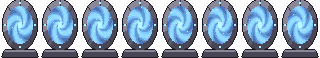
#> input picture content/tactics/base/ambient/interactive/portal_arcane.png, 320 x 58 px
$ python -i iso.py   (imports and definitions only)
#> lines starting #> are read from the running program, lines starting #| are printed output that depends on the picture
#> further down, picture is the input picture: PIL image 320x58 RGBA; mean R, G, B, A 77.4, 97.8, 120.9, 193.9
"""A small isometric renderer for previewing terrain as the game will show it: block tiles with textured tops and
sides, overhanging lips, ground decals and sprites standing on tiles.

It mirrors the 3D map's conventions: textures are world-aligned (a 128 px texture spans 4 tiles), tops are sampled
by world (U, V), sides by distance along the edge and depth below the top. It's a preview tool, not the game's
renderer: the game draws the same textures on real 3D blocks with real lighting.

Projection, in texel units (one tile = 32 texels, one height step = 16 texels):
    screen x = (U - V) + ox
    screen y = (U + V) / 2 - z + oy
"""
from __future__ import annotations

from dataclasses import dataclass, field

import numpy as np
from PIL import Image, ImageFilter

TILE = 32
STEP = 16
TEX = 128


@dataclass
class Cell:
    h: int                                   # height in steps (16 texels each); 0 = ground level
    top: np.ndarray                          # RGBA texture, TEX x TEX
    side: np.ndarray                         # RGBA texture, TEX wide x 32 tall (one tile of depth)
    lip: np.ndarray | None = None            # RGBA overlay at the top of the sides (TEX wide)
    decal: np.ndarray | None = None          # RGBA 32x32, drawn on the top in tile-local UV
    sink: int = 0                            # texels to lower the top (water sits below the bank)


@dataclass
class Sprite:
    image: Image.Image
    anchor: tuple[int, int]
    i: float
    j: float
    scale: int = 2
    shadow: bool = True
    z: float | None = None                   # fixed height in texels (projectiles in flight); default: the tile top


@dataclass
class Scene:
    w: int
    d: int
    cells: dict[tuple[int, int], Cell] = field(default_factory=dict)
    sprites: list[Sprite] = field(default_factory=list)

    def top_z(self, i: int, j: int) -> int:
        c = self.cells.get((i, j))
        return 0 if c is None else c.h * STEP - c.sink


def _arr(img: Image.Image) -> np.ndarray:
    return np.asarray(img.convert("RGBA")).astype(np.float32)


# [114 lines left out: functions render, _draw_sprite, not called in this run]


def finish(img: Image.Image, *, zoom: int = 2, bloom: float = 0.18, vignette: float = 0.35) -> Image.Image:
    """HD-2D-ish post: soft bloom on bright areas and a vignette, then a nearest-neighbour upscale."""
#> called with zoom = 2, bloom = 0.18, vignette = 0.35
    base = img.convert("RGB")
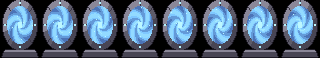
#> base: PIL image 320x58 RGB; mean R, G, B 77.4, 97.8, 120.9
    if bloom:
        bright = base.point(lambda v: max(0, v - 205) * 4)
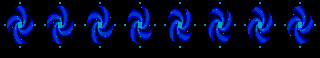
#> bright: PIL image 320x58 RGB; mean R, G, B 0, 9.3, 45.8
        glow = bright.filter(ImageFilter.GaussianBlur(6))
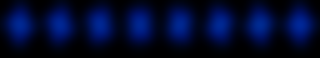
#> glow: PIL image 320x58 RGB; mean R, G, B 0, 9.1, 45.4
        arr = np.asarray(base).astype(np.float32) + np.asarray(glow).astype(np.float32) * bloom
        base = Image.fromarray(arr.clip(0, 255).astype(np.uint8))
    if vignette:
        w, h = base.size
#> w = 320; h = 58
        ys, xs = np.mgrid[0:h, 0:w]
        d = np.sqrt(((xs - w / 2) / (w / 2)) ** 2 + ((ys - h / 2) / (h / 2)) ** 2)
        m = 1 - vignette * np.clip(d - 0.55, 0, 1) ** 1.5
        base = Image.fromarray((np.asarray(base) * m[..., None]).clip(0, 255).astype(np.uint8))
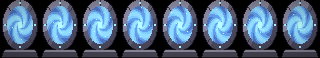
#> base: PIL image 320x58 RGB; mean R, G, B 73.2, 94.2, 118.9
    return base.resize((base.width * zoom, base.height * zoom), Image.NEAREST)
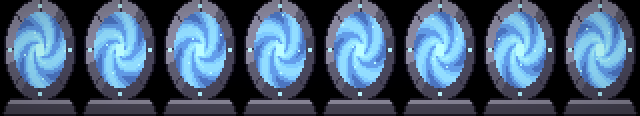
#> returned value: PIL image 640x116 RGB; mean R, G, B 73.2, 94.2, 118.9

>>> from PIL import Image
>>> picture = Image.open('../../../content/tactics/base/ambient/interactive/portal_arcane.png')
>>> result = finish(picture)
